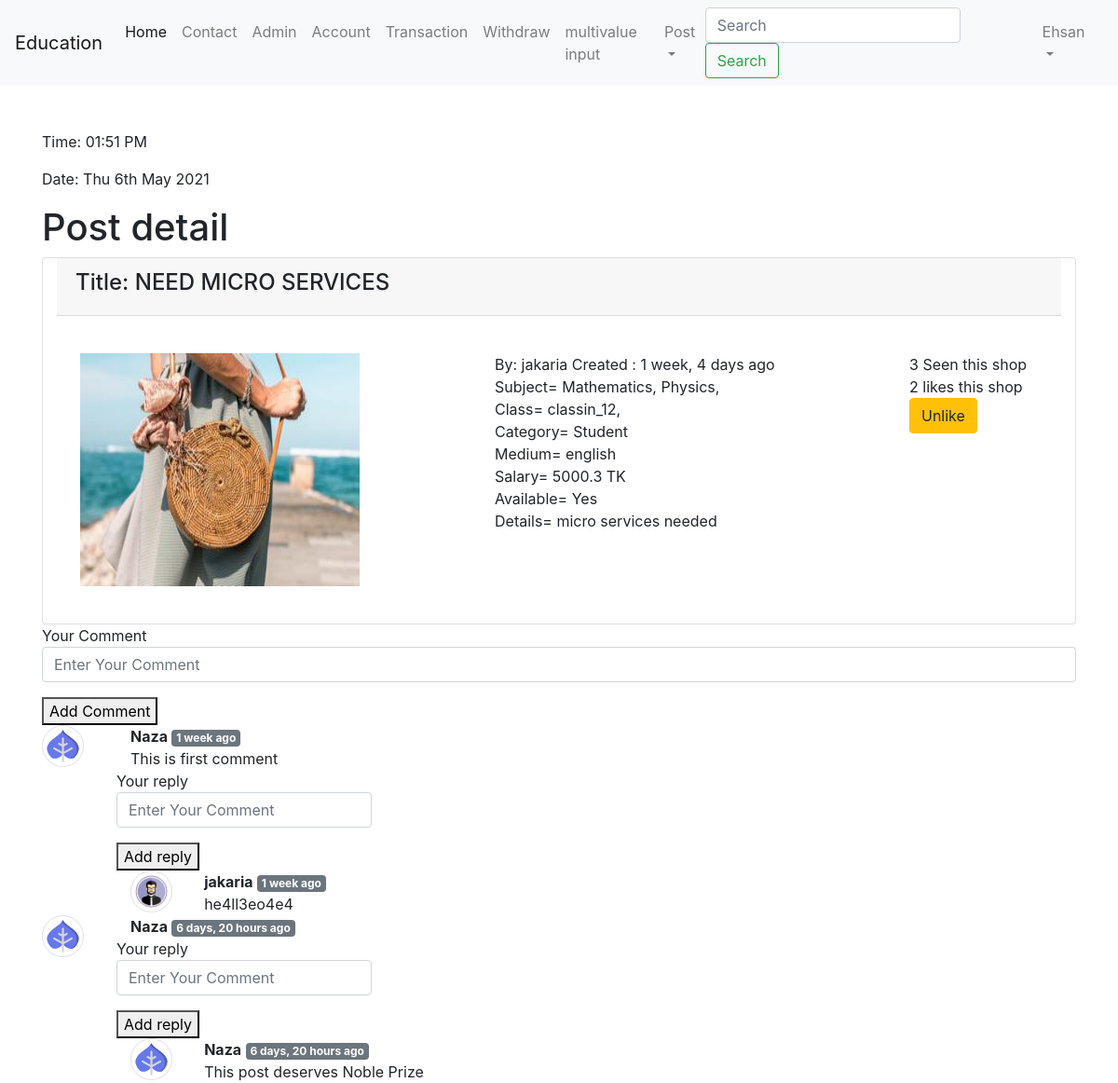
The page /education/postdetail/2/ (signed in) on the database its author committed.
### education/models.py (models this page shows, shortened)
class Post(models.Model):
    CATEGORY={
        ('Teacher', 'Teacher'),
        ('Student', 'Student'),
    }
    MEDIUM =(
        ('bangla', 'bangla'),
        ('english', 'english'),
        ('hindi', 'hindi'),
        ('mandarin', 'mandarin'),
    )
    user = models.ForeignKey(User, on_delete=models.CASCADE, blank=True, null=True)
    id = models.AutoField(primary_key=True)
    title = models.CharField(max_length=100)
    slug = models.CharField(max_length=100, default=title)
    email = models.EmailField()
    salary = models.FloatField()
    details = models.TextField()
    available = models.BooleanField()
    category = models.CharField(max_length=100, choices=CATEGORY)
    created_at = models.DateTimeField(default=now)
    image = models.ImageField(default="default.jpg", upload_to="education/images")
    medium = MultiSelectField(max_length=100, max_choices=4, choices=MEDIUM, default='english')
    district=models.CharField(max_length=100, null=True, blank=True)
    subject=models.ManyToManyField(Subject,related_name='subject_set')
    class_in=models.ManyToManyField(Classs_in,related_name='class_set')
    likes= models.ManyToManyField(User, related_name='like_set')
    views= models.ManyToManyField(User, related_name='view_set')
    def total_likes(self):
        return self.likes.count()
    def total_views(self):
        return self.views.count()
    def get_subject_name(self):
        sub=self.subject.all()
        subjects=""
        for i in sub:
            subjects = subjects + str(i.name) + ", "
        return subjects
    def get_class_name(self):
        sub=self.class_in.all()
        classes=""
        for i in sub:
            classes = classes + str(i.name) + ", "
        return classes
    def uppercase(self):
        return self.title.upper()
    objects=models.Manager() #buildin manager
    items=PostManager() #Custom manager

class Subject(models.Model):
    name= models.CharField(max_length=100)

class Classs_in(models.Model):
    name= models.CharField(max_length=100)

class Comment(models.Model):
    user = models.ForeignKey(User, on_delete=models.CASCADE)
    post = models.ForeignKey(Post, on_delete=models.CASCADE)
    text = models.TextField()
    parent = models.ForeignKey('self', on_delete=models.CASCADE, null=True)
    created_at = models.DateTimeField(default=now)

### session/models.py (models this page shows, shortened)
class UserProfile(models.Model):
    GENRE_CHOICES = (
        ('Male', 'MALE'),
        ('Female', 'FEMALE'),
    )
    CATEGORY=(
        ('Student', 'Student'),
        ('Teacher', 'Teacher'),
    )
    BLOOD_GROUP=(
        ('A+', 'A+'),
        ('A-', 'A-'),
        ('AB+', 'AB+'),
        ('AB-', 'AB-'),
        ('B+', 'B+'),
        ('B-', 'B-'),
        ('O+', 'O+'),
        ('O-', 'O-'),
    )
    user = models.OneToOneField(User,on_delete=models.CASCADE)
    birth_date = models.DateField()
    blood_group=models.CharField(max_length=3, choices=BLOOD_GROUP)
    gender = models.CharField(max_length=50, choices=GENRE_CHOICES)
    address = models.CharField(max_length=150)
    phone=models.CharField(max_length=13)
    nationality = models.CharField(max_length=30)
    religion = models.CharField(max_length=50)
    biodata=models.TextField()
    profession=models.CharField(max_length=50,choices=CATEGORY,null=True)
    image=models.ImageField(default='default.jpg', upload_to='session/images')

### education/views.py (the view)
# urls.py: path('postdetail/<int:pk>/', postDetailView.as_view() , name="postdetail"),
class postDetailView(DetailView):
    template_name = "education/postdetail.html"
    model=Post
    context_object_name="postdetail"
    def get_context_data(self, *args, **kwargs):
        self.object.views.add(self.request.user)
        liked=False
        if self.object.likes.filter(id=self.request.user.id).exists():
            liked=True
        context=super().get_context_data(*args, **kwargs)
        post=context.get('object')
        comments=Comment.objects.filter(post=post.id, parent=None)
        replies=Comment.objects.filter(post=post.id).exclude(parent=None)
        DictofReply={}
        for reply in replies:
            if reply.parent.id not in DictofReply.keys():
                DictofReply[reply.parent.id]=[reply]
            else:
                DictofReply[reply.parent.id].append(reply)
        context['post']= context.get('object')
        context['liked']= liked
        context['comments']= comments
        context['DictofReply']= DictofReply
        return context

### education/templatetags/tag.py (called while the page is built)
@register.filter(name="get_reply")
def get_reply(dict, key):
    return dict.get(key)

### templates/education/postdetail.html (shortened to what this page needs)
{% extends 'basic.html' %}
{% load humanize %}
{% load tag %}
{% block body %}
<h1> Post detail </h1>
<div class="card col-md-12">
    <div class="card-header"> <h4>Title: {{postdetail.uppercase}}</h4></div>
    <div class="card-body row">
    <div class="card-body col-5"> <img class="image-rounded circle" src="{{postdetail.image.url}}" width="300" height="250" alt="img"></div>
    <div class="card-body col-5">
    By: {{postdetail.user.username}}   Created : {{postdetail.created_at|naturaltime}}<br>
    Subject= {{ postdetail.get_subject_name }} <br>
    Class= {{ postdetail.get_class_name }} <br>
        Category= {{postdetail.category}}<br>
        Medium= {{postdetail.medium}}<br>
        Salary= {{postdetail.salary}} TK<br>
        Available= {% if postdetail.available %} Yes{% else %}No {% endif %} <br>
        Details= {{postdetail.details}}<br>
    </div>
    <div class="card-body">
        <div>
            {{postdetail.total_views}} Seen this shop <br>
            {{postdetail.total_likes}} likes this shop<br>
        </div>
        <form action="/education/like/{{postdetail.id}}/" method="post">
            {% if liked %}
            <button type="submit" class="btn btn-warning">Unlike</button>
            {% else %}
            <button type="submit" class="btn btn-warning">Like</button>
            {% endif %}
        </form>
    </div>
   </div>
</div>
<div>
    <form action="/education/addcomment/" method="post">
      <div class="form-group">
        <lebel> Your Comment</lebel>
        <input type="text" name="comment" placeholder="Enter Your Comment" class="form-control">
      </div>
      <button type="submit"> Add Comment</button>
    </form>
  </div>
<div>
{% for comment in comments %}
<div class="row">
<div class="col-md-1">
<img src="{{comment.user.userprofile.image.url}}" class=" rounded-circle img-thumbnail" style="width:45px;" alt="image">
</div>
<div class="col-md-10">
<b>{{comment.user.username}}</b> <span class="badge badge-secondary"> {{comment.created_at | naturaltime}}
</span>
<div>{{comment.text}}</div>
<div class="row">
<form action="/education/addcomment/" method="post">
      <div class="form-group">
        <lebel> Your reply</lebel>
        <input type="text" name="comment" placeholder="Enter Your Comment" class="form-control">
      </div>
      <button type="submit"> Add reply</button>
    </form>
    </div>
 {% for reply  in DictofReply|get_reply:comment.id %}
<div class="row">
<div class="col-md-1">
<img src="{{reply.user.userprofile.image.url}}" class=" rounded-circle img-thumbnail" style="width:45px;" alt="Image">
</div>
<div class="col-md-10">
<b>{{reply.user.username}}</b> <span class="badge badge-secondary"> {{reply.created_at | naturaltime}}
</span>
<div>{{reply.text}}</div>
</div>
</div>
{% endfor %}
</div>
</div>
{% endfor %}
</div>
{% endblock body %}

### templates/basic.html (shortened to what this page needs)
<!DOCTYPE html>
<html lang="en">
  <head>
    <link rel="stylesheet" href="https://maxcdn.bootstrapcdn.com/bootstrap/4.0.0/css/bootstrap.min.css">
  </head>
  <body>
  <nav class="navbar navbar-expand-lg navbar-light bg-light">
    <a class="navbar-brand" href="/">Education</a>
    <div class="collapse navbar-collapse" id="navbarSupportedContent">
      <ul class="navbar-nav mr-auto">
        <li class="nav-item active">
          <a class="nav-link" href="{% url 'home' %}">Home <span class="sr-only">(current)</span></a>
        </li>
        <li class="nav-item">
          <a class="nav-link" href="{% url 'education:contact' %}">Contact</a>
        </li>
        <li class="nav-item">
          <a class="nav-link" href="/admin">Admin</a>
        </li>
        <li class="nav-item">
          <a class="nav-link" href="/account_balance/accntbal/">Account</a>
        </li>
        <li class="nav-item">
          <a class="nav-link" href="{% url 'api_transaction:withdraw_index' %}">Transaction</a>
        </li>
        <li class="nav-item">
          <a class="nav-link" href="/account_balance/withdraw/">Withdraw</a>
        </li>
        <li class="nav-item">
          <a class="nav-link" href="/multivalue_submit/home2/">multivalue input</a>
        </li>
        <li class="nav-item dropdown">
          <a class="nav-link dropdown-toggle" href="#" id="navbarDropdown" role="button" data-toggle="dropdown" aria-haspopup="true" aria-expanded="false">
            Post
          </a>
        </li>
      </ul>
      <form method="post" action="/education/search/" class="form-inline my-2 my-lg-0">
        <input class="form-control mr-sm-2" type="search" name="search" placeholder="Search" aria-label="Search">
        <button class="btn btn-outline-success my-2 my-sm-0" type="submit">Search</button>
      </form>
      <ul class="ml-3 navbar-nav">
        {% if user.is_authenticated %}
        <li class="nav-item dropdown">
          <a class="nav-link dropdown-toggle" href="#" id="navbarDropdown" role="button" data-toggle="dropdown" aria-haspopup="true" aria-expanded="false">
            {{user.username}}
          </a>
        </li>
        {% endif %}
      </ul>
    </div>
  </nav>
  <div class="container mt-5">
    <p>Time: {% now "h:i A" %} </p>
    <p>Date: {% now "D jS F Y" %} </p>
  {% block body %}{% endblock body %}
  </div>
  </body>
</html>

### rows shown on the page
Post: uppercase "NEED MICRO SERVICES", image (picture), user.username "jakaria", created_at "1 week, 4 days ago", get_subject_name "Mathematics, Physics,", get_class_name "classin_12,", category "Student", medium "english", salary "5000.3", details "micro services needed", total_views "3", total_likes "2"
Comment: user.userprofile.image (picture), user.username "Naza", created_at "1 week ago", text "This is first comment"
Comment: user.userprofile.image (picture), user.username "jakaria", created_at "1 week ago", text "he4ll3eo4e4"
Comment: user.userprofile.image (picture), user.username "Naza", created_at "6 days, 20 hours ago"
Comment: user.userprofile.image (picture), user.username "Naza", created_at "6 days, 20 hours ago", text "This post deserves Noble Prize"

### other values the page prints
{{ user.username }} "Ehsan"
